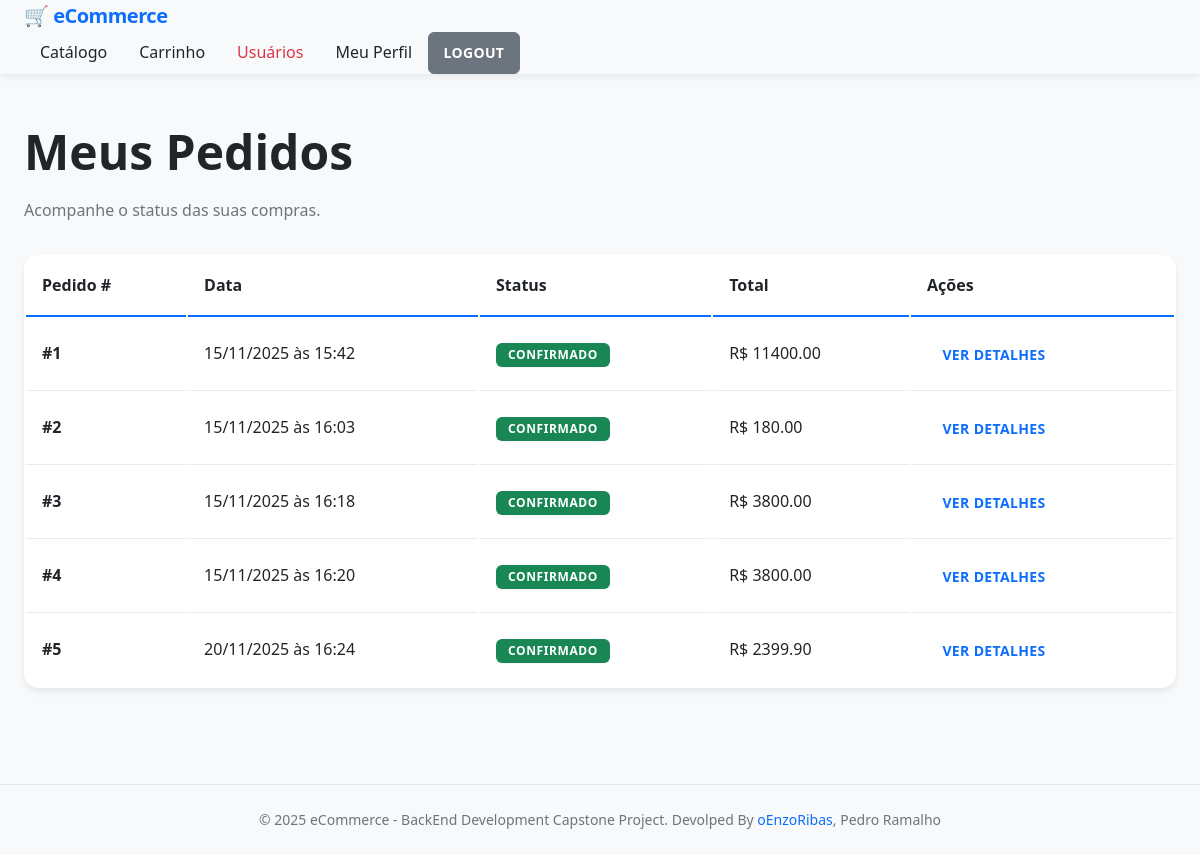
Page /pedidos/ (signed in) on the committed database.
### models/pedido_model.py (models this page shows, shortened)
class Pedido(db.Model):
    __tablename__ = 'pedidos'
    id = Column(Integer, primary_key=True, autoincrement=True, nullable=False)
    cliente_id = Column(Integer, ForeignKey('clientes.id'), nullable=False)
    data = Column(db.DateTime, default=datetime.datetime.now)
    status = Column(String(256), default="pendente")
    itens = db.relationship('ItemPedido', backref='pedido', lazy=True, cascade='all, delete-orphan')
    pagamentos = db.relationship('Pagamento', backref='pedido', lazy=True, cascade='all, delete-orphan')
    def calcular_total(self):
        return sum(item.calcular_subtotal() for item in self.itens)

class ItemPedido(db.Model):
    __tablename__ = 'itens_pedido'
    id = Column(Integer, primary_key=True, autoincrement=True, nullable=False)
    pedido_id = Column(Integer, ForeignKey('pedidos.id'), nullable=False)
    produto_id = Column(Integer, ForeignKey('produtos.id'), nullable=False)
    quantidade = Column(Integer, nullable=False)
    preco_unitario = db.Column(db.Numeric(10,2), nullable=False)
    produto = db.relationship('Produto', primaryjoin='ItemPedido.produto_id == Produto.id')
    def calcular_subtotal(self):
        return float(self.preco_unitario) * self.quantidade

### routes/pedidos.py (the view)
@pedidos_bp.route('/')
@requer_autenticacao
def listar():
    clienteAuth = get_cliente_autenticado()
    page = request.args.get('page', 1, type=int)
    pedidos = Pedido.query.filter_by(cliente_id=clienteAuth.id).paginate(page=page, per_page=10)
    return render_template('pedidos/listar.html', pedidos=pedidos)

### utils/auth_utils.py (called while the page is built)
def get_cliente_autenticado():
    cliente_id = session.get('cliente_id')
    if cliente_id:
        return Cliente.query.get(cliente_id)
    return None

def cliente_autenticado():
    return session.get('cliente_autenticado', False)

def requer_autenticacao(f):
    @wraps(f)
    def decorated_function(*args, **kwargs):
        if not cliente_autenticado():
            return redirect(url_for('auth.login'))
        return f(*args, **kwargs)
    return decorated_function

### templates/pedidos/listar.html (shortened to what this page needs)
{% extends "base.html" %}
{% block content %}
<div class="row mb-4">
    <div class="col-12">
        <h1 class="mb-0">Meus Pedidos</h1>
        <p class="text-muted">Acompanhe o status das suas compras.</p>
    </div>
</div>
{% if pedidos.items %}
<div class="table-responsive">
    <table class="table table-striped table-hover align-middle">
        <thead class="table-dark">
            <tr>
                <th>Pedido #</th>
                <th>Data</th>
                <th>Status</th>
                <th class="text-end">Total</th>
                <th>Ações</th>
            </tr>
        </thead>
        <tbody>
            {% for pedido in pedidos.items %}
            <tr>
                <td><strong>#{{ pedido.id }}</strong></td>
                <td>{{ pedido.data.strftime('%d/%m/%Y às %H:%M') }}</td>
                <td>
                    {% if pedido.status == 'pendente' %}
                    <span class="badge bg-warning text-dark">Pendente</span>
                    {% elif pedido.status == 'confirmado' %}
                    <span class="badge bg-success">Confirmado</span>
                    {% elif pedido.status == 'cancelado' %}
                    <span class="badge bg-danger">Cancelado</span>
                    {% else %}
                    <span class="badge bg-info">{{ pedido.status | upper }}</span>
                    {% endif %}
                </td>
                <td class="text-end fw-bold">R$ {{ "%.2f"|format(pedido.calcular_total()) }}</td>
                <td>
                    <a href="{{ url_for('pedidos.detalhes', pedido_id=pedido.id) }}"
                        class="btn btn-sm btn-outline-primary">
                        Ver Detalhes
                    </a>
                </td>
            </tr>
            {% endfor %}
        </tbody>
    </table>
</div>
{% else %}
<div class="alert alert-info text-center">
    <h4>Você ainda não realizou nenhum pedido.</h4>
    <a href="{{ url_for('produtos.listar') }}" class="btn btn-primary mt-3">Começar a Comprar</a>
</div>
{% endif %}
{% endblock %}

### static/css/style.css (style rules this page uses)
*, *::before, *::after { box-sizing: border-box; margin: 0; padding: 0; }
:root { --primary: #0d6efd; --primary-hover: #0b5ed7; --primary-light: rgba(13, 110, 253, 0.1); --secondary: #6c757d; --success: #198754; --success-dark: #157347; --danger: #dc3545; --warning: #ffc107; --info: #0dcaf0; --dark: #212529; --light: #f8f9fa; --gray-100: #f8f9fa; --gray-200: #e9ecef; --gray-300: #dee2e6; --gray-400: #ced4da; --gray-500: #adb5bd; --gray-600: #6c757d; --gray-700: #495057; --gray-800: #343a40; --gray-900: #212529; --surface: #ffffff; --surface-hover: #f8f9fa; --border-color: #e1e4e8; --font-family: "Segoe UI", Tahoma, Geneva, Verdana, sans-serif; --font-size-base: 1rem; --font-size-sm: 0.875rem; --font-size-lg: 1.125rem; --font-size-xl: 1.25rem; --font-weight-normal: 400; --font-weight-medium: 500; --font-weight-semibold: 600; --font-weight-bold: 700; --line-height-base: 1.6; --line-height-tight: 1.25; --spacing-xs: 0.25rem; --spacing-sm: 0.5rem; --spacing-md: 1rem; --spacing-lg: 1.5rem; --spacing-xl: 2rem; --spacing-2xl: 3rem; --radius-sm: 0.375rem; --radius-md: 0.625rem; --radius-lg: 0.875rem; --radius-xl: 1rem; --radius-full: 9999px; --shadow-sm: 0 1px 2px rgba(0, 0, 0, 0.05); --shadow-md: 0 4px 6px rgba(0, 0, 0, 0.07); --shadow-lg: 0 10px 15px rgba(0, 0, 0, 0.1); --shadow-xl: 0 20px 25px rgba(0, 0, 0, 0.15); --shadow-navbar: 0 2px 8px rgba(0, 0, 0, 0.08); --transition-fast: 150ms ease; --transition-base: 200ms ease; --transition-slow: 300ms ease; --z-dropdown: 1000; --z-sticky: 1020; --z-fixed: 1030; --z-modal: 1050; --z-tooltip: 1070; }
html { -webkit-font-smoothing: antialiased; -moz-osx-font-smoothing: grayscale; }
body { font-family: var(--font-family); font-size: var(--font-size-base); line-height: var(--line-height-base); background-color: var(--light); color: var(--dark); }
h1, h2, h3, h4, h5, h6 { color: var(--dark); font-weight: var(--font-weight-semibold); line-height: var(--line-height-tight); margin-bottom: var(--spacing-md); }
h1 { font-size: 2.5rem; }
a { color: var(--primary); text-decoration: none; transition: color var(--transition-fast); }
.btn { display: inline-flex; align-items: center; justify-content: center; gap: var(--spacing-xs); padding: 0.625rem 1.25rem; font-size: var(--font-size-base); font-weight: var(--font-weight-semibold); line-height: 1.5; text-align: center; text-transform: uppercase; letter-spacing: 0.025em; border: 1px solid transparent; border-radius: var(--radius-sm); cursor: pointer; transition: transform var(--transition-base), box-shadow var(--transition-base), background-color var(--transition-base); }
.btn-sm { padding: 0.5rem 0.9rem; font-size: var(--font-size-sm); }
.badge { display: inline-flex; align-items: center; padding: 0.375rem 0.75rem; font-size: 0.75rem; font-weight: var(--font-weight-bold); line-height: 1; text-transform: uppercase; letter-spacing: 0.05em; border-radius: var(--radius-sm); box-shadow: var(--shadow-sm); }
.table { width: 100%; background-color: var(--surface); border-radius: var(--radius-lg); overflow: hidden; box-shadow: var(--shadow-md); }
.table thead th { padding: var(--spacing-md); font-weight: var(--font-weight-bold); text-align: left; background-color: var(--surface); border-bottom: 2px solid var(--primary); color: var(--dark); }
.table tbody tr { transition: background-color var(--transition-fast); }
.table tbody td { padding: var(--spacing-md); border-bottom: 1px solid var(--gray-200); }
.table tbody tr:last-child td { border-bottom: none; }
.mb-4 { margin-bottom: var(--spacing-xl); }
.text-muted { color: var(--gray-600); }
.bg-success { background-color: var(--success); color: var(--surface); }
@media (min-width: 768px) { h1 { font-size: 3rem; } }

### rows in the picture
Pedido: id "1", data "15/11/2025 às 15:42", status "CONFIRMADO"
ItemPedido: calcular_total "11400.00"
Pedido: id "2", data "15/11/2025 às 16:03", status "CONFIRMADO"
ItemPedido: calcular_total "180.00"
Pedido: id "3", data "15/11/2025 às 16:18", status "CONFIRMADO"
ItemPedido: calcular_total "3800.00"
Pedido: id "4", data "15/11/2025 às 16:20", status "CONFIRMADO"
ItemPedido: calcular_total "3800.00"
Pedido: id "5", data "20/11/2025 às 16:24", status "CONFIRMADO"
ItemPedido: calcular_total "2399.90"
